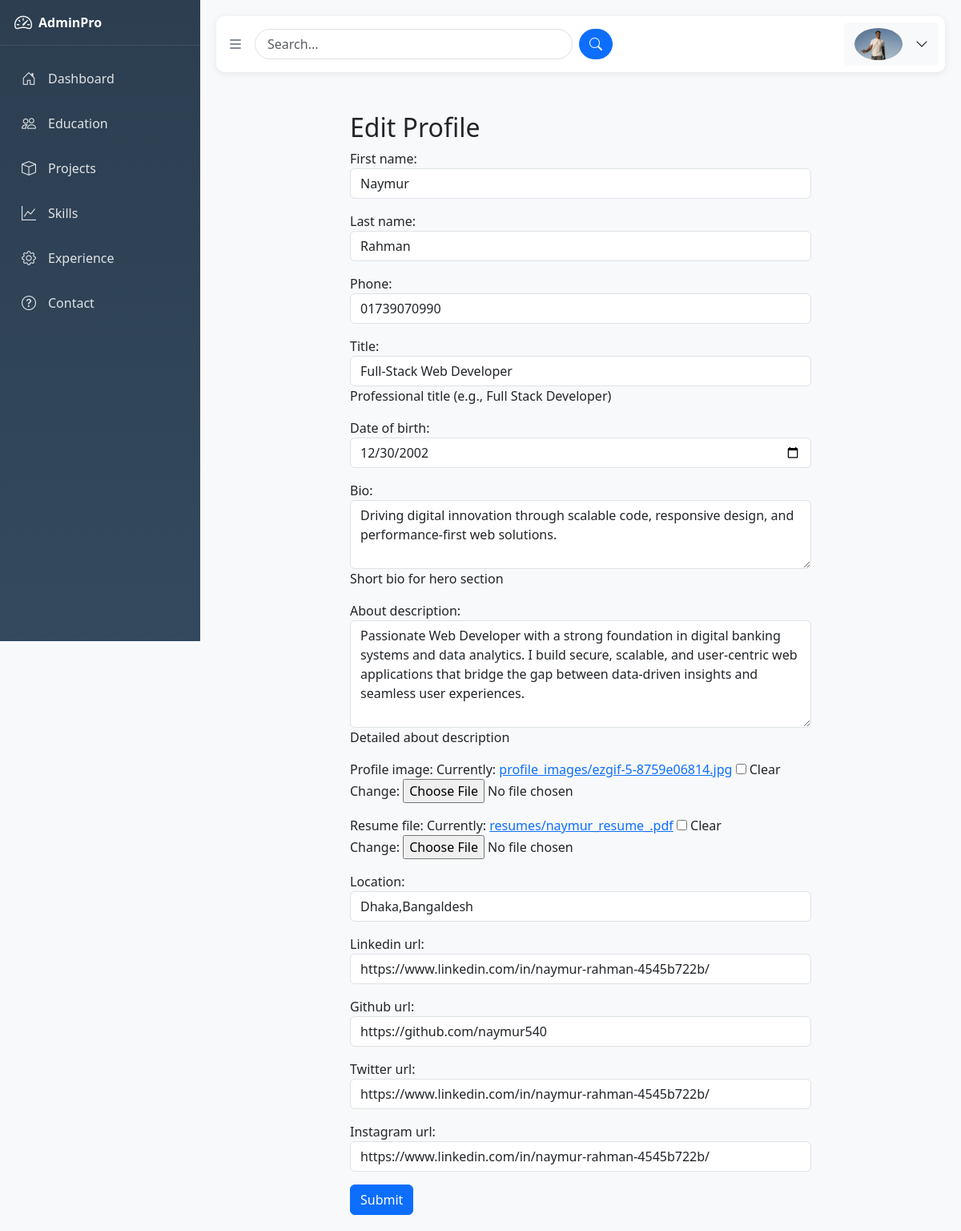
The page /editprofile/ (signed in) on the database its author committed.
### app/models.py (models this page shows, shortened)
class CustomUserModel(AbstractUser):
    fullname = models.CharField(max_length=255, null=True, blank=True)
    phone = models.CharField(max_length=20, null=True, blank=True)
    title = models.CharField(max_length=100, help_text="Professional title (e.g., Full Stack Developer)", null=True, blank=True)
    date_of_birth = models.DateField(null=True, blank=True)
    bio = models.TextField(max_length=500, help_text="Short bio for hero section", null=True, blank=True)
    about_description = models.TextField(help_text="Detailed about description", null=True, blank=True)
    profile_image = models.ImageField(upload_to='profile_images/', blank=True, null=True)
    resume_file = models.FileField(upload_to='resumes/', blank=True, null=True)
    location = models.CharField(max_length=100, null=True, blank=True)
    linkedin_url = models.URLField(null=True, blank=True)
    github_url = models.URLField(null=True, blank=True)
    twitter_url = models.URLField(null=True, blank=True)
    instagram_url = models.URLField(null=True, blank=True)
    created_at = models.DateTimeField(auto_now_add=True)
    updated_at = models.DateTimeField(auto_now=True)

### app/views.py (the view)
# urls.py: path('editprofile/', profile_view, name='editprofile'),
def profile_view(request):
    user = request.user
    if request.method == 'POST':
        form = ProfileForm(request.POST, request.FILES, instance=user)
        if form.is_valid():
            user_obj = form.save(commit=False)
            user_obj.fullname = f"{form.cleaned_data.get('first_name', '')} {form.cleaned_data.get('last_name', '')}"
            user_obj.save()
            return redirect('profile')
    else:
        form = ProfileForm(instance=user)
    return render(request, 'backend/editprofile.html', {'form': form})

### app/templates/backend/editprofile.html (shortened to what this page needs)
{% extends 'backend/base.html' %}
{% block content %}
<div class="container" style="margin-top: 50px; max-width: 600px;">
  <h2>Edit Profile</h2>
  <form method="POST" enctype="multipart/form-data" action="">
    {{ form.as_p }}
    <button type="submit" class="btn btn-primary">Submit</button>
  </form>
</div>
{% endblock %}

### app/templates/backend/base.html (shortened to what this page needs)
<!DOCTYPE html>
<html lang="en">
<head>
  <link href="https://cdn.jsdelivr.net/npm/bootstrap@5.3.0/dist/css/bootstrap.min.css" rel="stylesheet" />
  <link href="https://cdn.jsdelivr.net/npm/bootstrap-icons@1.10.0/font/bootstrap-icons.css" rel="stylesheet" />
</head>
<body>
  <aside class="sidebar" id="sidebar">
    <div class="logo">
      <div class="d-flex align-items-center gap-2">
        <i class="bi bi-speedometer2 logo-icon"></i>
        <span class="logo-text">AdminPro</span>
      </div>
    </div>
    <nav class="sidebar-nav">
      <div class="nav-item">
        <a href="#" class="nav-link"><i class="bi bi-house-door"></i><span class="nav-text">Dashboard</span></a>
      </div>
      <div class="nav-item">
        <a href="{% url 'education_list' %}" class="nav-link"><i class="bi bi-people"></i><span class="nav-text">Education</span></a>
      </div>
      <div class="nav-item">
        <a href="{% url 'project_list' %}" class="nav-link"><i class="bi bi-box"></i><span class="nav-text">Projects</span></a>
      </div>
      <div class="nav-item">
        <a href="{% url 'skill_list' %}" class="nav-link"><i class="bi bi-graph-up"></i><span class="nav-text">Skills</span></a>
      </div>
      <div class="nav-item">
        <a href="{% url 'experience_list' %}" class="nav-link"><i class="bi bi-gear"></i><span class="nav-text">Experience</span></a>
      </div>
      <div class="nav-item">
        <a href="{% url 'contact_list' %}" class="nav-link"><i class="bi bi-question-circle"></i><span class="nav-text">Contact</span></a>
      </div>
    </nav>
  </aside>
  <main class="main-content" id="mainContent">
    <div
      class="top-navbar d-flex flex-column flex-md-row justify-content-between align-items-start align-items-md-center p-2">
      <div class="d-flex w-100 align-items-center justify-content-between">
        <button class="toggle-btn me-2" id="toggleBtn"><i class="bi bi-list"></i></button>
        <div class="d-none d-md-flex w-50">
          <div class="input-group">
            <input type="text" class="form-control rounded-pill" placeholder="Search..." style="padding-left:15px;">
            <button class="btn btn-primary rounded-pill ms-2" type="button"><i class="bi bi-search"></i></button>
          </div>
        </div>
        <div class="d-flex align-items-center ms-auto">
          <div class="dropdown">
            <button class="btn btn-light d-flex align-items-center" type="button" data-bs-toggle="dropdown">
              {% if request.user.profile_image %}<img src="{{ request.user.profile_image.url }}" class="rounded-circle me-2" alt="Avatar" height="40px">
              {% else %}
              <img src="https://static.vecteezy.com/system/resources/previews/032/176/191/non_2x/business-avatar-profile-black-icon-man-of-user-symbol-in-trendy-flat-style-isolated-on-male-profile-people-diverse-face-for-social-network-or-web-vector.jpg" class="rounded-circle me-2" alt="Avatar" height="40px">
              {% endif %}
              <i class="bi bi-chevron-down ms-2"></i>
            </button>
          </div>
        </div>
      </div>
    </div>
    {% block content %}
    {% endblock content %}
  </main>
</body>
</html>

### app/templates/backend/base.html (style rules this page uses)
:root { --sidebar-width: 250px; --sidebar-width-collapsed: 70px; --nav-item-height: 50px; }
body { font-family: 'Segoe UI', Tahoma, Geneva, Verdana, sans-serif; background: #f8f9fa; }
.sidebar { position: fixed; top: 0; left: 0; height: 100vh; width: var(--sidebar-width); background: linear-gradient(180deg, #2c3e50 0%, #34495e 100%); transition: width .25s ease, transform .25s ease; z-index: 1000; overflow-x: hidden; }
.sidebar .logo { padding: 16px 18px; border-bottom: 1px solid rgba(255, 255, 255, .08); display: flex; align-items: center; justify-content: space-between; color: #fff; }
.logo .logo-icon { font-size: 22px; line-height: 1; }
.logo .logo-text { font-weight: 600; white-space: nowrap; }
.sidebar-nav { padding: 10px 0; }
.sidebar-nav .nav-item { margin: 6px 10px; }
.sidebar-nav .nav-link { display: flex; align-items: center; gap: 12px; padding: 12px 14px; color: rgba(255, 255, 255, .85); text-decoration: none; border-radius: 8px; transition: background .2s ease, color .2s ease; white-space: nowrap; height: var(--nav-item-height); }
.sidebar-nav .nav-link i { font-size: 18px; width: 24px; text-align: center; flex: 0 0 24px; }
.nav-text { display: inline-block; }
.main-content { margin-left: var(--sidebar-width); transition: margin-left .25s ease; min-height: 100vh; padding: 20px; }
.top-navbar { background: #fff; box-shadow: 0 2px 10px rgba(0, 0, 0, .08); padding: 15px 20px; margin-bottom: 20px; border-radius: 10px; }
.toggle-btn { background: none; border: none; font-size: 20px; color: #2c3e50; cursor: pointer; }

### rows shown on the page
CustomUserModel: user.profile_image (picture), first_name "Naymur", last_name "Rahman", phone "01739070990", title "Full-Stack Web Developer", date_of_birth "12/30/2002", bio "Driving digital innovation through scalable code, responsive design, and performance-first web solutions.", about_description "Passionate Web Developer with a strong foundation in digital banking systems and data analytics. I build secure, scalable, and user-centric web applications that bridge the gap between data-driven insights and seamless user experiences.", location "Dhaka,Bangaldesh", linkedin_url "https://www.linkedin.com/in/naymur-rahman-4545b722b/", github_url "https://github.com/naymur540", twitter_url "https://www.linkedin.com/in/naymur-rahman-4545b722b/", instagram_url "https://www.linkedin.com/in/naymur-rahman-4545b722b/"
